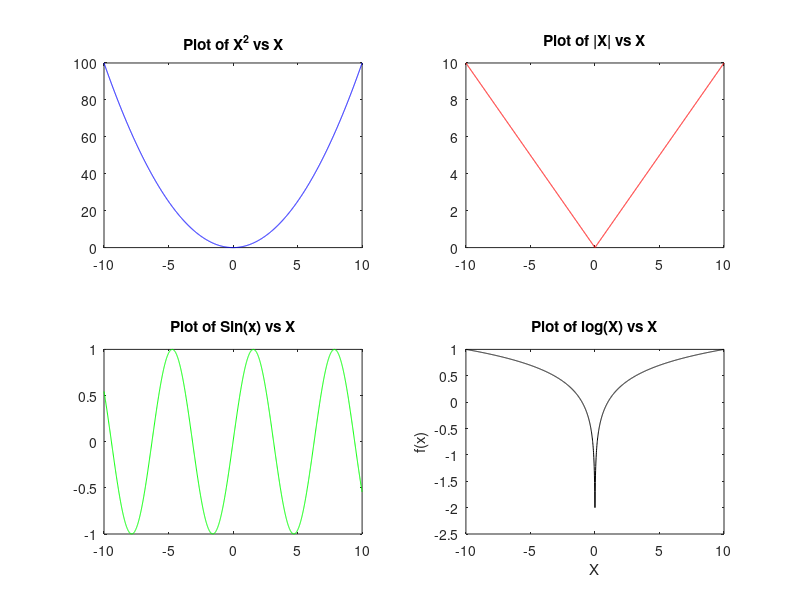

Reproduce this figure in MATLAB.
clear all
close all
x = [-10:0.01:10];
y = x.^2;
z = abs(x);
z1 = sin(x);
z2 = log10(x);
subplot(2,2,1)
plot(x,y,'blue')
title('Plot of X^2 vs X')
subplot(2,2,2)
plot(x,z,'red')
title('Plot of |X| vs X')
subplot(2,2,3)
plot(x,z1,'green')
title('Plot of Sin(x) vs X')
subplot(2,2,4)
plot(x,z2,'black')
title('Plot of log(X) vs X')
xlabel('X')
ylabel('f(x)')


